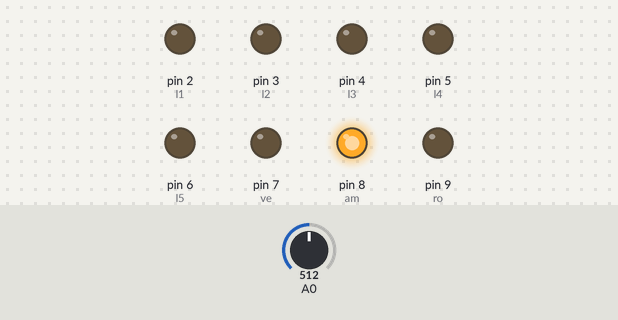
Simulated run of this sketch. Board: SparkFun Pro Micro, built with avr-gcc and run on an emulated ATmega32U4. On the bench: output pins drawn as LEDs (lit = HIGH). The inputs (shaded band) are chosen by the test bench; at power-on: A0 = 512.

Above: at 3.8 s.
3.9 s: A0 set to 586
10.5 s: A0 set to 609
At 12.4 s:
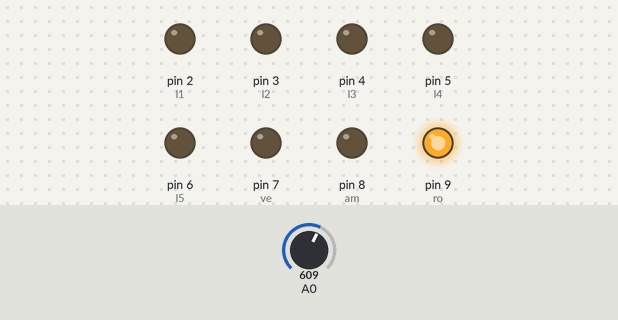
18.2 s: A0 set to 787
22.5 s: A0 set to 810
At 25.1 s:
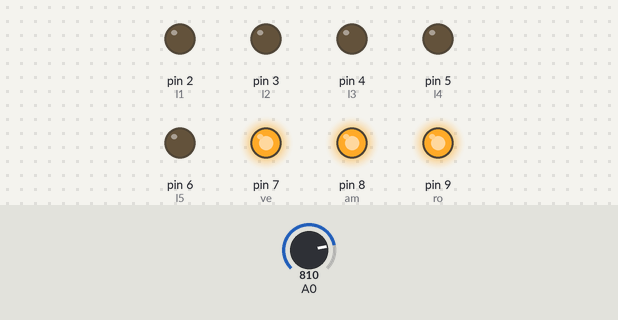
30.2 s: A0 set to 390
At 34.4 s:
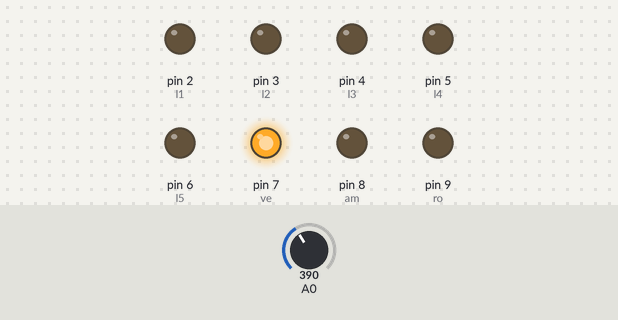
37.5 s: A0 set to 409
At 40.1 s:
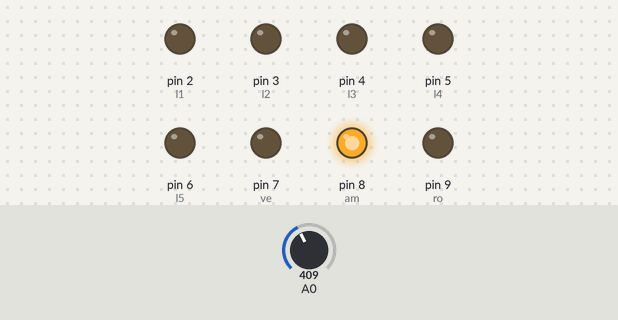
Timing chart, 0 to 41.6 s (numbered marks = the images above; inputs shaded):
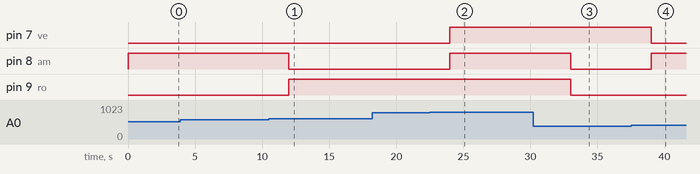

Measured:
- the behaviour switches between 599 and 600 on A0 (found by bisection; images 0 and 1)
- the behaviour switches between 799 and 800 on A0 (found by bisection; images 1 and 2)
- the behaviour switches between 399 and 400 on A0 (found by bisection; images 3 and 4)
- after the input at 10.5 s, pin 8 (am): HIGH → LOW after 1.5 s; pin 9 (ro): LOW → HIGH after 1.5 s
- after the input at 22.5 s, pin 7 (ve), pin 8 (am): LOW → HIGH after 1.5 s
- after the input at 30.2 s, pin 8 (am), pin 9 (ro): HIGH → LOW after 2.8 s
- after the input at 37.5 s, pin 7 (ve): HIGH → LOW after 1.5 s; pin 8 (am): LOW → HIGH after 1.5 s

The sketch:

luces_f1.ino
```cpp
// Sparkfun Pro Micro 5V 16 MHz

int l1=2,l2=3,l3=4,l4=5,l5=6,am=8,ro=9,ve=7,lec;


void setup() {
  Serial.begin(9600);
  pinMode(l1,OUTPUT);
  pinMode(l2,OUTPUT);
  pinMode(l3,OUTPUT);
  pinMode(l4,OUTPUT);
  pinMode(l5,OUTPUT);
  pinMode(am,OUTPUT);
  pinMode(ro,OUTPUT);
  pinMode(ve,OUTPUT);
  pinMode(A0,INPUT);
}


void loop() {
  lec=analogRead(0);
  if(lec>=0 && lec<200){             // 5 Luces
    delay(3000);
    for(int re=2; re<=6; re++){
      digitalWrite(re,HIGH);
      delay(1500);
    }
    delay(600);
    apaga();
    delay(3500);
  }
  else if(lec>=200 && lec<400){     // Verde
    digitalWrite(ve,HIGH);
    delay(3000);
  }
  else if(lec>=400 && lec<600){    // Amarillo
    digitalWrite(am,HIGH);
    delay(3000);
  }
  else if(lec>=600 && lec<800){     // Rojo
    digitalWrite(ro,HIGH);
    delay(3000);
  }
  else{                             // Semaforo
    digitalWrite(ro,HIGH);
    digitalWrite(am,HIGH);
    digitalWrite(ve,HIGH);
    delay(3000);
  }
  apaga();
}

void apaga(){
  for(int re=2; re<=9; re++){
    digitalWrite(re,LOW);
  }
}
```
